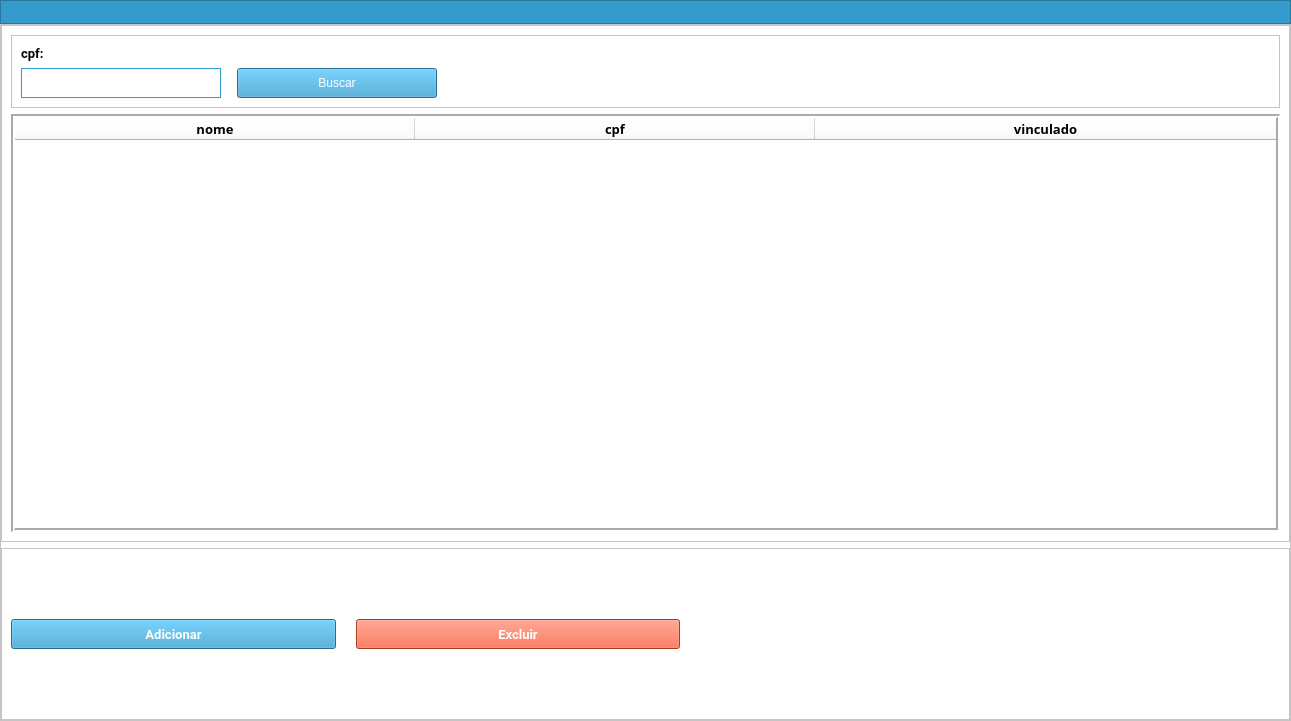
<?xml version="1.0" encoding="UTF-8"?>
<ui version="4.0">
 <class>MainWindow</class>
 <widget class="QMainWindow" name="MainWindow">
  <property name="geometry">
   <rect>
    <x>0</x>
    <y>0</y>
    <width>1291</width>
    <height>721</height>
   </rect>
  </property>
  <property name="windowTitle">
   <string>MainWindow</string>
  </property>
  <property name="windowIcon">
   <iconset>
    <normaloff>icons/logo_50.png</normaloff>icons/logo_50.png</iconset>
  </property>
  <widget class="QWidget" name="centralwidget">
   <layout class="QVBoxLayout" name="verticalLayout_2">
    <property name="spacing">
     <number>0</number>
    </property>
    <property name="leftMargin">
     <number>0</number>
    </property>
    <property name="topMargin">
     <number>0</number>
    </property>
    <property name="rightMargin">
     <number>0</number>
    </property>
    <property name="bottomMargin">
     <number>0</number>
    </property>
    <item>
     <widget class="QFrame" name="frame_menu">
      <property name="sizePolicy">
       <sizepolicy hsizetype="Maximum" vsizetype="Maximum">
        <horstretch>0</horstretch>
        <verstretch>0</verstretch>
       </sizepolicy>
      </property>
      <property name="maximumSize">
       <size>
        <width>16777214</width>
        <height>16777214</height>
       </size>
      </property>
      <property name="styleSheet">
       <string notr="true">background-color: rgb(53, 154, 204);</string>
      </property>
      <property name="frameShape">
       <enum>QFrame::StyledPanel</enum>
      </property>
      <property name="frameShadow">
       <enum>QFrame::Raised</enum>
      </property>
      <layout class="QHBoxLayout" name="horizontalLayout">
       <property name="spacing">
        <number>0</number>
       </property>
       <property name="leftMargin">
        <number>1</number>
       </property>
       <property name="topMargin">
        <number>0</number>
       </property>
       <property name="rightMargin">
        <number>0</number>
       </property>
       <property name="bottomMargin">
        <number>0</number>
       </property>
       <item alignment="Qt::AlignLeft">
        <widget class="QPushButton" name="pushButton_menu_main">
         <property name="enabled">
          <bool>true</bool>
         </property>
         <property name="text">
          <string/>
         </property>
         <property name="icon">
          <iconset>
           <normaloff>icons/logo_50.png</normaloff>icons/logo_50.png</iconset>
         </property>
         <property name="iconSize">
          <size>
           <width>24</width>
           <height>24</height>
          </size>
         </property>
         <property name="flat">
          <bool>true</bool>
         </property>
        </widget>
       </item>
       <item>
        <spacer name="horizontalSpacer">
         <property name="orientation">
          <enum>Qt::Horizontal</enum>
         </property>
         <property name="sizeHint" stdset="0">
          <size>
           <width>40</width>
           <height>20</height>
          </size>
         </property>
        </spacer>
       </item>
       <item>
        <widget class="QPushButton" name="pushButton_menu_exit">
         <property name="text">
          <string/>
         </property>
         <property name="icon">
          <iconset>
           <normaloff>icons/logout.png</normaloff>icons/logout.png</iconset>
         </property>
         <property name="iconSize">
          <size>
           <width>24</width>
           <height>24</height>
          </size>
         </property>
         <property name="flat">
          <bool>true</bool>
         </property>
        </widget>
       </item>
      </layout>
     </widget>
    </item>
    <item>
     <widget class="QFrame" name="frame">
      <property name="sizePolicy">
       <sizepolicy hsizetype="Preferred" vsizetype="Preferred">
        <horstretch>0</horstretch>
        <verstretch>1</verstretch>
       </sizepolicy>
      </property>
      <property name="styleSheet">
       <string notr="true">background-color: rgb(255, 255, 255);</string>
      </property>
      <property name="frameShape">
       <enum>QFrame::StyledPanel</enum>
      </property>
      <property name="frameShadow">
       <enum>QFrame::Raised</enum>
      </property>
      <layout class="QVBoxLayout" name="verticalLayout">
       <property name="leftMargin">
        <number>0</number>
       </property>
       <property name="topMargin">
        <number>0</number>
       </property>
       <property name="rightMargin">
        <number>0</number>
       </property>
       <property name="bottomMargin">
        <number>0</number>
       </property>
       <item>
        <widget class="QFrame" name="frame_3">
         <property name="sizePolicy">
          <sizepolicy hsizetype="Preferred" vsizetype="Preferred">
           <horstretch>0</horstretch>
           <verstretch>3</verstretch>
          </sizepolicy>
         </property>
         <property name="frameShape">
          <enum>QFrame::StyledPanel</enum>
         </property>
         <property name="frameShadow">
          <enum>QFrame::Raised</enum>
         </property>
         <layout class="QVBoxLayout" name="verticalLayout_4">
          <item>
           <widget class="QFrame" name="frame_8">
            <property name="frameShape">
             <enum>QFrame::StyledPanel</enum>
            </property>
            <property name="frameShadow">
             <enum>QFrame::Raised</enum>
            </property>
            <property name="lineWidth">
             <number>0</number>
            </property>
            <layout class="QVBoxLayout" name="verticalLayout_8">
             <item>
              <widget class="QLabel" name="label_2">
               <property name="font">
                <font>
                 <family>Roboto</family>
                 <pointsize>10</pointsize>
                 <weight>75</weight>
                 <bold>true</bold>
                </font>
               </property>
               <property name="text">
                <string>cpf:</string>
               </property>
              </widget>
             </item>
             <item>
              <layout class="QHBoxLayout" name="horizontalLayout_3">
               <item alignment="Qt::AlignLeft">
                <widget class="QLineEdit" name="lineEdit_cpf">
                 <property name="sizePolicy">
                  <sizepolicy hsizetype="Minimum" vsizetype="Fixed">
                   <horstretch>0</horstretch>
                   <verstretch>0</verstretch>
                  </sizepolicy>
                 </property>
                 <property name="minimumSize">
                  <size>
                   <width>200</width>
                   <height>30</height>
                  </size>
                 </property>
                 <property name="maximumSize">
                  <size>
                   <width>400</width>
                   <height>30</height>
                  </size>
                 </property>
                 <property name="font">
                  <font>
                   <family>Roboto Mono for Powerline</family>
                   <pointsize>10</pointsize>
                   <weight>75</weight>
                   <bold>true</bold>
                  </font>
                 </property>
                 <property name="styleSheet">
                  <string notr="true">border: 1px solid #359ACC;
box-shadow: 0px 4px 4px rgba(0, 0, 0, 0.25);</string>
                 </property>
                 <property name="readOnly">
                  <bool>false</bool>
                 </property>
                </widget>
               </item>
               <item>
                <spacer name="horizontalSpacer_2">
                 <property name="orientation">
                  <enum>Qt::Horizontal</enum>
                 </property>
                 <property name="sizeType">
                  <enum>QSizePolicy::Minimum</enum>
                 </property>
                 <property name="sizeHint" stdset="0">
                  <size>
                   <width>10</width>
                   <height>10</height>
                  </size>
                 </property>
                </spacer>
               </item>
               <item>
                <widget class="QPushButton" name="pushButton_buscar">
                 <property name="sizePolicy">
                  <sizepolicy hsizetype="Minimum" vsizetype="Fixed">
                   <horstretch>1</horstretch>
                   <verstretch>0</verstretch>
                  </sizepolicy>
                 </property>
                 <property name="minimumSize">
                  <size>
                   <width>100</width>
                   <height>0</height>
                  </size>
                 </property>
                 <property name="maximumSize">
                  <size>
                   <width>200</width>
                   <height>30</height>
                  </size>
                 </property>
                 <property name="styleSheet">
                  <string notr="true">background-color: rgb(53, 154, 204);
color: rgb(255, 255, 255);</string>
                 </property>
                 <property name="text">
                  <string>Buscar</string>
                 </property>
                </widget>
               </item>
               <item>
                <spacer name="horizontalSpacer_3">
                 <property name="orientation">
                  <enum>Qt::Horizontal</enum>
                 </property>
                 <property name="sizeType">
                  <enum>QSizePolicy::Expanding</enum>
                 </property>
                 <property name="sizeHint" stdset="0">
                  <size>
                   <width>10</width>
                   <height>20</height>
                  </size>
                 </property>
                </spacer>
               </item>
              </layout>
             </item>
            </layout>
           </widget>
          </item>
          <item>
           <widget class="QTableWidget" name="table">
            <property name="tabletTracking">
             <bool>false</bool>
            </property>
            <property name="autoFillBackground">
             <bool>false</bool>
            </property>
            <property name="frameShape">
             <enum>QFrame::Box</enum>
            </property>
            <property name="lineWidth">
             <number>2</number>
            </property>
            <property name="horizontalScrollBarPolicy">
             <enum>Qt::ScrollBarAlwaysOff</enum>
            </property>
            <property name="editTriggers">
             <set>QAbstractItemView::NoEditTriggers</set>
            </property>
            <property name="showDropIndicator" stdset="0">
             <bool>false</bool>
            </property>
            <property name="dragDropOverwriteMode">
             <bool>false</bool>
            </property>
            <property name="alternatingRowColors">
             <bool>false</bool>
            </property>
            <property name="selectionMode">
             <enum>QAbstractItemView::SingleSelection</enum>
            </property>
            <property name="selectionBehavior">
             <enum>QAbstractItemView::SelectRows</enum>
            </property>
            <property name="textElideMode">
             <enum>Qt::ElideLeft</enum>
            </property>
            <property name="showGrid">
             <bool>true</bool>
            </property>
            <property name="columnCount">
             <number>3</number>
            </property>
            <attribute name="horizontalHeaderCascadingSectionResizes">
             <bool>true</bool>
            </attribute>
            <attribute name="horizontalHeaderDefaultSectionSize">
             <number>400</number>
            </attribute>
            <attribute name="horizontalHeaderHighlightSections">
             <bool>false</bool>
            </attribute>
            <attribute name="horizontalHeaderMinimumSectionSize">
             <number>50</number>
            </attribute>
            <attribute name="horizontalHeaderStretchLastSection">
             <bool>true</bool>
            </attribute>
            <attribute name="verticalHeaderVisible">
             <bool>false</bool>
            </attribute>
            <attribute name="verticalHeaderHighlightSections">
             <bool>true</bool>
            </attribute>
            <column>
             <property name="text">
              <string>nome</string>
             </property>
             <property name="font">
              <font>
               <family>Roboto Mono for Powerline</family>
               <pointsize>10</pointsize>
               <weight>75</weight>
               <bold>true</bold>
              </font>
             </property>
             <property name="background">
              <color>
               <red>53</red>
               <green>154</green>
               <blue>204</blue>
              </color>
             </property>
            </column>
            <column>
             <property name="text">
              <string>cpf</string>
             </property>
             <property name="font">
              <font>
               <family>Roboto Mono for Powerline</family>
               <pointsize>10</pointsize>
               <weight>75</weight>
               <bold>true</bold>
              </font>
             </property>
             <property name="background">
              <color>
               <red>53</red>
               <green>154</green>
               <blue>204</blue>
              </color>
             </property>
            </column>
            <column>
             <property name="text">
              <string>vinculado</string>
             </property>
             <property name="font">
              <font>
               <family>Roboto Mono for Powerline</family>
               <pointsize>10</pointsize>
               <weight>75</weight>
               <bold>true</bold>
              </font>
             </property>
             <property name="background">
              <color>
               <red>53</red>
               <green>154</green>
               <blue>204</blue>
              </color>
             </property>
            </column>
           </widget>
          </item>
         </layout>
        </widget>
       </item>
       <item>
        <widget class="QFrame" name="frame_4">
         <property name="sizePolicy">
          <sizepolicy hsizetype="Preferred" vsizetype="Preferred">
           <horstretch>0</horstretch>
           <verstretch>1</verstretch>
          </sizepolicy>
         </property>
         <property name="frameShape">
          <enum>QFrame::StyledPanel</enum>
         </property>
         <property name="frameShadow">
          <enum>QFrame::Raised</enum>
         </property>
         <property name="lineWidth">
          <number>0</number>
         </property>
         <layout class="QHBoxLayout" name="horizontalLayout_2">
          <property name="spacing">
           <number>20</number>
          </property>
          <item>
           <widget class="QPushButton" name="pushButton_cadastrar">
            <property name="sizePolicy">
             <sizepolicy hsizetype="Minimum" vsizetype="Fixed">
              <horstretch>0</horstretch>
              <verstretch>0</verstretch>
             </sizepolicy>
            </property>
            <property name="minimumSize">
             <size>
              <width>0</width>
              <height>0</height>
             </size>
            </property>
            <property name="maximumSize">
             <size>
              <width>700</width>
              <height>30</height>
             </size>
            </property>
            <property name="font">
             <font>
              <family>Roboto</family>
              <pointsize>10</pointsize>
              <weight>75</weight>
              <bold>true</bold>
             </font>
            </property>
            <property name="autoFillBackground">
             <bool>false</bool>
            </property>
            <property name="styleSheet">
             <string notr="true">background-color: rgb(53, 154, 204);
color: rgb(255, 255, 255);</string>
            </property>
            <property name="text">
             <string>Adicionar</string>
            </property>
            <property name="iconSize">
             <size>
              <width>30</width>
              <height>30</height>
             </size>
            </property>
            <property name="autoDefault">
             <bool>false</bool>
            </property>
            <property name="default">
             <bool>false</bool>
            </property>
            <property name="flat">
             <bool>false</bool>
            </property>
           </widget>
          </item>
          <item>
           <widget class="QPushButton" name="pushButton_excluir">
            <property name="sizePolicy">
             <sizepolicy hsizetype="Minimum" vsizetype="Fixed">
              <horstretch>0</horstretch>
              <verstretch>0</verstretch>
             </sizepolicy>
            </property>
            <property name="maximumSize">
             <size>
              <width>700</width>
              <height>30</height>
             </size>
            </property>
            <property name="font">
             <font>
              <family>Roboto</family>
              <pointsize>10</pointsize>
              <weight>75</weight>
              <bold>true</bold>
             </font>
            </property>
            <property name="autoFillBackground">
             <bool>false</bool>
            </property>
            <property name="styleSheet">
             <string notr="true">background-color: rgb(235, 84, 49);
color: rgb(255, 255, 255);</string>
            </property>
            <property name="text">
             <string>Excluir</string>
            </property>
            <property name="iconSize">
             <size>
              <width>30</width>
              <height>30</height>
             </size>
            </property>
           </widget>
          </item>
          <item>
           <spacer name="horizontalSpacer_4">
            <property name="orientation">
             <enum>Qt::Horizontal</enum>
            </property>
            <property name="sizeType">
             <enum>QSizePolicy::Maximum</enum>
            </property>
            <property name="sizeHint" stdset="0">
             <size>
              <width>600</width>
              <height>10</height>
             </size>
            </property>
           </spacer>
          </item>
         </layout>
        </widget>
       </item>
      </layout>
     </widget>
    </item>
   </layout>
  </widget>
 </widget>
 <resources/>
 <connections/>
</ui>
